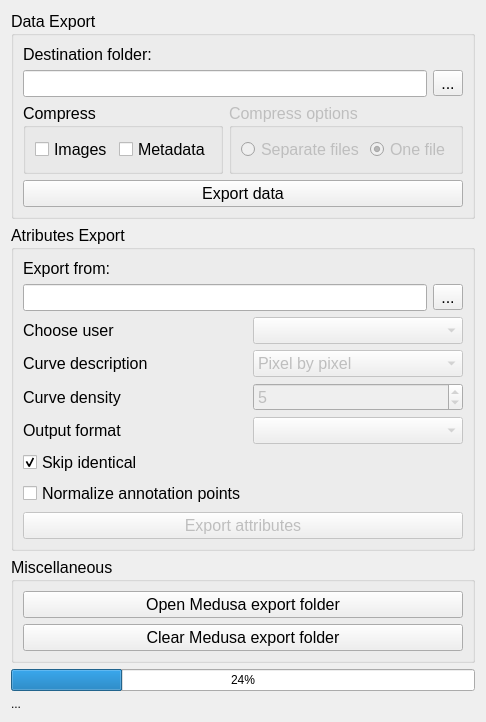
<?xml version="1.0" encoding="UTF-8"?>
<ui version="4.0">
 <class>MedusaExporter</class>
 <widget class="QWidget" name="MedusaExporter">
  <property name="windowModality">
   <enum>Qt::NonModal</enum>
  </property>
  <property name="geometry">
   <rect>
    <x>0</x>
    <y>0</y>
    <width>428</width>
    <height>636</height>
   </rect>
  </property>
  <property name="windowTitle">
   <string>Medusa Exporter</string>
  </property>
  <property name="styleSheet">
   <string notr="true">/*background-color: rgb(91,91,91);
color: white*/
</string>
  </property>
  <layout class="QVBoxLayout" name="verticalLayout">
   <item>
    <layout class="QHBoxLayout" name="horizontalLayout">
     <item>
      <widget class="QWidget" name="widget" native="true">
       <layout class="QVBoxLayout" name="verticalLayout_5">
        <property name="leftMargin">
         <number>0</number>
        </property>
        <property name="topMargin">
         <number>0</number>
        </property>
        <property name="rightMargin">
         <number>0</number>
        </property>
        <property name="bottomMargin">
         <number>0</number>
        </property>
        <item>
         <widget class="QGroupBox" name="dataBox">
          <property name="font">
           <font>
            <pointsize>12</pointsize>
           </font>
          </property>
          <property name="title">
           <string>Data Export</string>
          </property>
          <layout class="QGridLayout" name="gridLayout_2">
           <item row="3" column="1" colspan="2">
            <widget class="QGroupBox" name="compressOptionBox">
             <property name="enabled">
              <bool>false</bool>
             </property>
             <property name="sizePolicy">
              <sizepolicy hsizetype="Expanding" vsizetype="Preferred">
               <horstretch>0</horstretch>
               <verstretch>0</verstretch>
              </sizepolicy>
             </property>
             <property name="title">
              <string>Compress options</string>
             </property>
             <property name="flat">
              <bool>false</bool>
             </property>
             <layout class="QHBoxLayout" name="horizontalLayout_6">
              <item>
               <widget class="QRadioButton" name="separateRadio">
                <property name="sizePolicy">
                 <sizepolicy hsizetype="Expanding" vsizetype="Fixed">
                  <horstretch>0</horstretch>
                  <verstretch>0</verstretch>
                 </sizepolicy>
                </property>
                <property name="text">
                 <string>Separate files</string>
                </property>
               </widget>
              </item>
              <item>
               <widget class="QRadioButton" name="togetherRadio">
                <property name="text">
                 <string>One file</string>
                </property>
                <property name="checked">
                 <bool>true</bool>
                </property>
               </widget>
              </item>
             </layout>
            </widget>
           </item>
           <item row="3" column="0">
            <widget class="QGroupBox" name="compressBox">
             <property name="sizePolicy">
              <sizepolicy hsizetype="Preferred" vsizetype="Preferred">
               <horstretch>0</horstretch>
               <verstretch>0</verstretch>
              </sizepolicy>
             </property>
             <property name="title">
              <string>Compress</string>
             </property>
             <layout class="QHBoxLayout" name="horizontalLayout_5">
              <item>
               <widget class="QCheckBox" name="imagesCheck">
                <property name="text">
                 <string>Images</string>
                </property>
               </widget>
              </item>
              <item>
               <widget class="QCheckBox" name="metaCheck">
                <property name="text">
                 <string>Metadata</string>
                </property>
               </widget>
              </item>
             </layout>
            </widget>
           </item>
           <item row="0" column="0">
            <widget class="QLabel" name="label_3">
             <property name="text">
              <string>Destination folder:</string>
             </property>
            </widget>
           </item>
           <item row="4" column="0" colspan="3">
            <widget class="QPushButton" name="extractButton">
             <property name="text">
              <string>Export data</string>
             </property>
             <property name="checkable">
              <bool>true</bool>
             </property>
             <property name="checked">
              <bool>false</bool>
             </property>
             <property name="flat">
              <bool>false</bool>
             </property>
            </widget>
           </item>
           <item row="1" column="2">
            <widget class="QToolButton" name="extractToButton">
             <property name="text">
              <string>...</string>
             </property>
            </widget>
           </item>
           <item row="1" column="0" colspan="2">
            <widget class="QLineEdit" name="extractToLineEdit"/>
           </item>
          </layout>
         </widget>
        </item>
        <item>
         <spacer name="verticalSpacer">
          <property name="orientation">
           <enum>Qt::Vertical</enum>
          </property>
          <property name="sizeHint" stdset="0">
           <size>
            <width>20</width>
            <height>40</height>
           </size>
          </property>
         </spacer>
        </item>
        <item>
         <widget class="QGroupBox" name="atributesBox">
          <property name="enabled">
           <bool>true</bool>
          </property>
          <property name="font">
           <font>
            <pointsize>12</pointsize>
           </font>
          </property>
          <property name="title">
           <string>Atributes Export</string>
          </property>
          <layout class="QGridLayout" name="gridLayout">
           <item row="5" column="0">
            <widget class="QLabel" name="label_2">
             <property name="text">
              <string>Curve density</string>
             </property>
            </widget>
           </item>
           <item row="2" column="2">
            <widget class="QToolButton" name="exportFromButton">
             <property name="text">
              <string>...</string>
             </property>
            </widget>
           </item>
           <item row="3" column="1" colspan="2">
            <widget class="QComboBox" name="chooseUserComboBox">
             <property name="enabled">
              <bool>false</bool>
             </property>
            </widget>
           </item>
           <item row="1" column="0">
            <widget class="QLabel" name="label_4">
             <property name="text">
              <string>Export from:</string>
             </property>
            </widget>
           </item>
           <item row="3" column="0">
            <widget class="QLabel" name="label">
             <property name="text">
              <string>Choose user</string>
             </property>
            </widget>
           </item>
           <item row="7" column="0">
            <widget class="QCheckBox" name="skipIdenticalComboBox">
             <property name="enabled">
              <bool>true</bool>
             </property>
             <property name="text">
              <string>Skip identical</string>
             </property>
             <property name="checked">
              <bool>true</bool>
             </property>
            </widget>
           </item>
           <item row="5" column="1" colspan="2">
            <widget class="QSpinBox" name="curveDensitySpinBox">
             <property name="enabled">
              <bool>false</bool>
             </property>
             <property name="value">
              <number>5</number>
             </property>
            </widget>
           </item>
           <item row="6" column="0">
            <widget class="QLabel" name="label_6">
             <property name="text">
              <string>Output format</string>
             </property>
            </widget>
           </item>
           <item row="8" column="0">
            <widget class="QCheckBox" name="normalizePointsCheck">
             <property name="text">
              <string>Normalize annotation points</string>
             </property>
            </widget>
           </item>
           <item row="6" column="1" colspan="2">
            <widget class="QComboBox" name="chooseFormatComboBox">
             <property name="enabled">
              <bool>false</bool>
             </property>
            </widget>
           </item>
           <item row="2" column="0" colspan="2">
            <widget class="QLineEdit" name="exportFromLineEdit">
             <property name="frame">
              <bool>true</bool>
             </property>
             <property name="readOnly">
              <bool>true</bool>
             </property>
            </widget>
           </item>
           <item row="9" column="0" colspan="3">
            <widget class="QPushButton" name="exportButton">
             <property name="enabled">
              <bool>false</bool>
             </property>
             <property name="text">
              <string>Export attributes</string>
             </property>
             <property name="checkable">
              <bool>true</bool>
             </property>
            </widget>
           </item>
           <item row="4" column="0">
            <widget class="QLabel" name="label_5">
             <property name="text">
              <string>Curve description</string>
             </property>
            </widget>
           </item>
           <item row="4" column="1" colspan="2">
            <widget class="QComboBox" name="curveDescriptionComboBox">
             <property name="enabled">
              <bool>false</bool>
             </property>
             <item>
              <property name="text">
               <string>Pixel by pixel</string>
              </property>
             </item>
             <item>
              <property name="text">
               <string>Key points</string>
              </property>
             </item>
            </widget>
           </item>
          </layout>
         </widget>
        </item>
        <item>
         <spacer name="verticalSpacer_2">
          <property name="orientation">
           <enum>Qt::Vertical</enum>
          </property>
          <property name="sizeHint" stdset="0">
           <size>
            <width>20</width>
            <height>40</height>
           </size>
          </property>
         </spacer>
        </item>
        <item>
         <widget class="QGroupBox" name="miscBox">
          <property name="font">
           <font>
            <pointsize>12</pointsize>
           </font>
          </property>
          <property name="title">
           <string>Miscellaneous</string>
          </property>
          <layout class="QVBoxLayout" name="verticalLayout_4">
           <item>
            <widget class="QPushButton" name="openMedusaFolderButton">
             <property name="text">
              <string>Open Medusa export folder</string>
             </property>
            </widget>
           </item>
           <item>
            <widget class="QPushButton" name="clearMedusaFolderButton">
             <property name="text">
              <string>Clear Medusa export folder</string>
             </property>
             <property name="checkable">
              <bool>true</bool>
             </property>
            </widget>
           </item>
          </layout>
         </widget>
        </item>
       </layout>
      </widget>
     </item>
    </layout>
   </item>
   <item>
    <widget class="QProgressBar" name="progressBar">
     <property name="value">
      <number>24</number>
     </property>
    </widget>
   </item>
   <item>
    <widget class="QLabel" name="progressBarLabel">
     <property name="text">
      <string>...</string>
     </property>
    </widget>
   </item>
  </layout>
 </widget>
 <resources>
  <include location="../../dicom/ui/dicomRC.qrc"/>
  <include location="medusaExporterRC.qrc"/>
  <include location="C:/Users/Wojciech/.designer/backup/medusaExporterRC.qrc"/>
 </resources>
 <connections/>
</ui>
